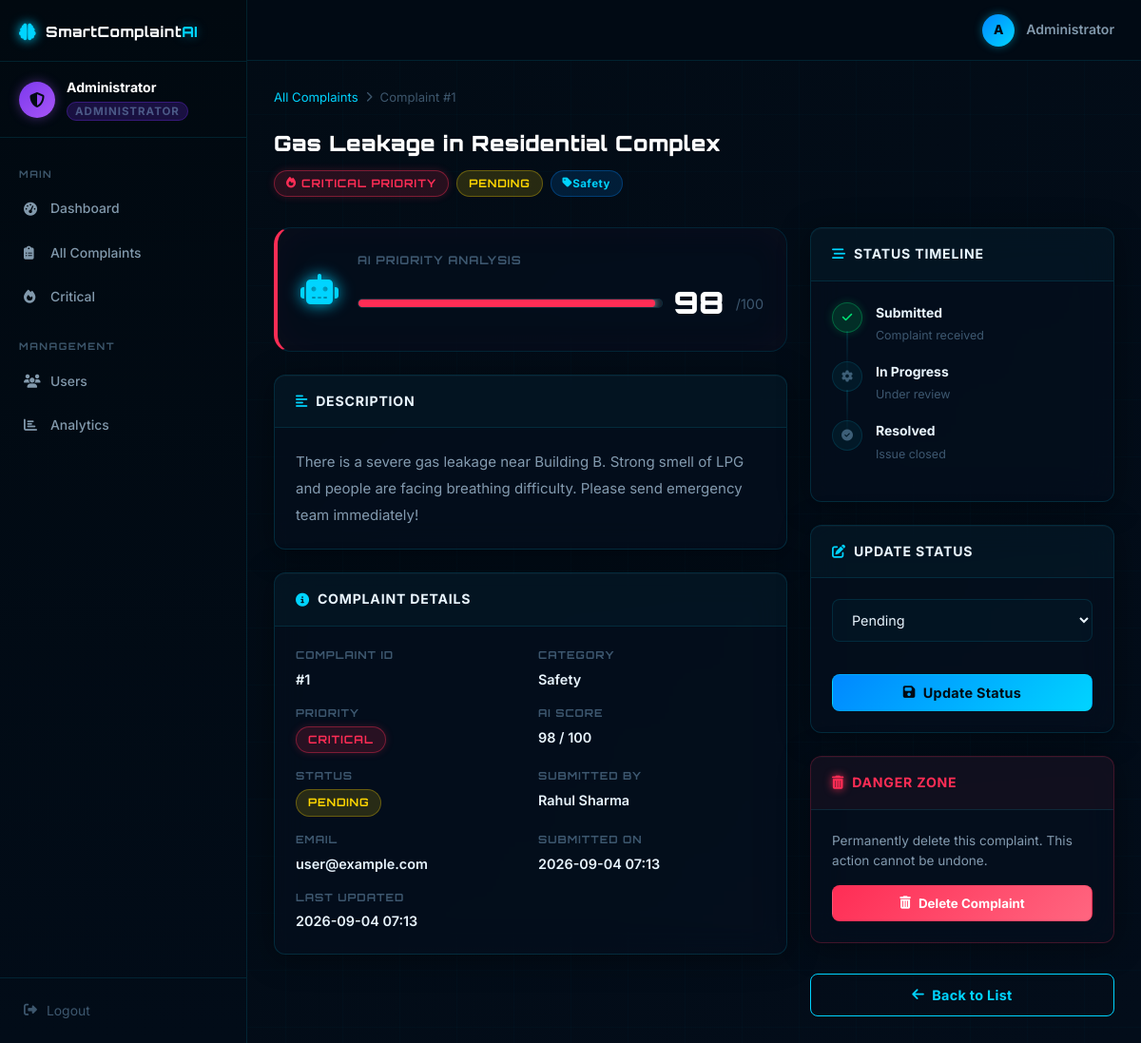
The app's page /admin/complaint/1 (signed in) with its own data.
### tables this page shows
CREATE TABLE complaints (
            id             INTEGER PRIMARY KEY AUTOINCREMENT,
            user_id        INTEGER NOT NULL,
            title          TEXT    NOT NULL,
            description    TEXT    NOT NULL,
            category       TEXT    NOT NULL,
            priority       TEXT    NOT NULL DEFAULT 'Low',
            priority_score INTEGER NOT NULL DEFAULT 0,
            status         TEXT    NOT NULL DEFAULT 'Pending',
            created_at     TEXT    NOT NULL DEFAULT (datetime('now')),
            updated_at     TEXT    NOT NULL DEFAULT (datetime('now')),
            FOREIGN KEY (user_id) REFERENCES users(id)
        );

CREATE TABLE users (
            id          INTEGER PRIMARY KEY AUTOINCREMENT,
            name        TEXT    NOT NULL,
            email       TEXT    NOT NULL UNIQUE,
            password    TEXT    NOT NULL,
            role        TEXT    NOT NULL DEFAULT 'user',
            created_at  TEXT    NOT NULL DEFAULT (datetime('now'))
        );

### app.py (the view)
@app.route('/admin/complaint/<int:complaint_id>')
@admin_required
def admin_complaint_details(complaint_id):
    complaint = get_complaint_by_id(complaint_id)
    if not complaint:
        flash('Complaint not found.', 'danger')
        return redirect(url_for('admin_complaints'))
    return render_template('complaint_details.html', complaint=complaint, is_admin=True, statuses=VALID_STATUSES)

### app.py (called while the page is built)
def admin_required(f):
    @wraps(f)
    def decorated(*args, **kwargs):
        if 'user_id' not in session:
            flash('Please log in.', 'warning')
            return redirect(url_for('login'))
        if session.get('role') != 'admin':
            flash('Access denied. Admins only.', 'danger')
            return redirect(url_for('dashboard'))
        return f(*args, **kwargs)
    return decorated

### database.py (called while the page is built)
def get_connection():
    conn = sqlite3.connect(DB_PATH)
    conn.row_factory = sqlite3.Row  # Allows column access by name
    conn.execute("PRAGMA journal_mode=WAL")  # Better concurrency
    return conn

def get_complaint_by_id(complaint_id):
    conn = get_connection()
    cursor = conn.cursor()
    cursor.execute("""
        SELECT c.*, u.name as user_name, u.email as user_email
        FROM complaints c
        JOIN users u ON c.user_id = u.id
        WHERE c.id = ?
    """, (complaint_id,))
    complaint = cursor.fetchone()
    conn.close()
    return complaint

### templates/complaint_details.html (shortened to what this page needs)
<!DOCTYPE html>
<html lang="en">
<head>
  <link rel="stylesheet" href="{{ url_for('static', filename='css/style.css') }}"/>
  <link rel="stylesheet" href="https://cdnjs.cloudflare.com/ajax/libs/font-awesome/6.5.0/css/all.min.css"/>
</head>
<body class="app-body">
  {% if is_admin %}
    {% include 'partials/_sidebar_admin.html' %}
  {% else %}
    {% include 'partials/_sidebar_user.html' %}
  {% endif %}
  <main class="app-main">
    <header class="app-topbar">
      <div class="topbar-right">
        <div class="user-avatar-small">{{ session.user_name[0].upper() }}</div>
        <span class="topbar-name">{{ session.user_name }}</span>
      </div>
    </header>
    <div class="page-content">
      <div class="breadcrumb">
        {% if is_admin %}
          <a href="{{ url_for('admin_complaints') }}">All Complaints</a>
        {% else %}
          <a href="{{ url_for('my_complaints') }}">My Complaints</a>
        {% endif %}
        <i class="fas fa-chevron-right"></i>
        <span>Complaint #{{ complaint.id }}</span>
      </div>
      <div class="page-header">
        <div>
          <h1 class="page-title">{{ complaint.title }}</h1>
          <div class="detail-badges">
            <span class="priority-badge priority-{{ complaint.priority.lower() }}">
              <i class="fas fa-{{ 'fire' if complaint.priority == 'Critical' else 'exclamation-triangle' if complaint.priority == 'High' else 'minus-circle' if complaint.priority == 'Medium' else 'info-circle' }}"></i>
              {{ complaint.priority }} Priority
            </span>
            <span class="status-badge status-{{ complaint.status.lower().replace(' ','-') }}">{{ complaint.status }}</span>
            <span class="cat-badge"><i class="fas fa-tag"></i> {{ complaint.category }}</span>
          </div>
        </div>
      </div>
      <div class="detail-layout">
        <div class="detail-main">
          <div class="card score-card score-card-{{ complaint.priority.lower() }}">
            <div class="score-card-body">
              <div class="score-icon"><i class="fas fa-robot"></i></div>
              <div class="score-details">
                <h4>AI Priority Analysis</h4>
                <div class="score-big">
                  <div class="score-bar-big">
                    <div class="score-fill-big priority-bg-{{ complaint.priority.lower() }}"
                         style="width:{{ complaint.priority_score }}%"
                         data-score="{{ complaint.priority_score }}"></div>
                  </div>
                  <span class="score-num-big">{{ complaint.priority_score }}</span>
                  <span class="score-total">/100</span>
                </div>
              </div>
            </div>
          </div>
          <div class="card">
            <div class="card-header"><h3><i class="fas fa-align-left"></i> Description</h3></div>
            <div class="card-body">
              <p class="complaint-description">{{ complaint.description }}</p>
            </div>
          </div>
          <div class="card">
            <div class="card-header"><h3><i class="fas fa-info-circle"></i> Complaint Details</h3></div>
            <div class="card-body">
              <div class="detail-grid">
                <div class="detail-item">
                  <label>Complaint ID</label>
                  <value>#{{ complaint.id }}</value>
                </div>
                <div class="detail-item">
                  <label>Category</label>
                  <value>{{ complaint.category }}</value>
                </div>
                <div class="detail-item">
                  <label>Priority</label>
                  <value><span class="priority-badge priority-{{ complaint.priority.lower() }}">{{ complaint.priority }}</span></value>
                </div>
                <div class="detail-item">
                  <label>AI Score</label>
                  <value>{{ complaint.priority_score }} / 100</value>
                </div>
                <div class="detail-item">
                  <label>Status</label>
                  <value><span class="status-badge status-{{ complaint.status.lower().replace(' ','-') }}">{{ complaint.status }}</span></value>
                </div>
                <div class="detail-item">
                  <label>Submitted By</label>
                  <value>{{ complaint.user_name }}</value>
                </div>
                <div class="detail-item">
                  <label>Email</label>
                  <value>{{ complaint.user_email }}</value>
                </div>
                <div class="detail-item">
                  <label>Submitted On</label>
                  <value>{{ complaint.created_at[:16].replace('T', ' ') }}</value>
                </div>
                <div class="detail-item">
                  <label>Last Updated</label>
                  <value>{{ complaint.updated_at[:16].replace('T', ' ') }}</value>
                </div>
              </div>
            </div>
          </div>
        </div>
        <div class="detail-sidebar">
          <div class="card">
            <div class="card-header"><h3><i class="fas fa-stream"></i> Status Timeline</h3></div>
            <div class="card-body">
              <div class="timeline">
                <div class="tl-item {{ 'done' if complaint.status in ['Pending','In Progress','Resolved','Rejected'] }}">
                  <div class="tl-dot"><i class="fas fa-check"></i></div>
                  <div class="tl-content"><strong>Submitted</strong><small>Complaint received</small></div>
                </div>
                <div class="tl-item {{ 'done' if complaint.status in ['In Progress','Resolved'] }} {{ 'rejected' if complaint.status == 'Rejected' }}">
                  <div class="tl-dot"><i class="fas fa-{{ 'times' if complaint.status == 'Rejected' else 'cog' }}"></i></div>
                  <div class="tl-content"><strong>{{ 'Rejected' if complaint.status == 'Rejected' else 'In Progress' }}</strong><small>Under review</small></div>
                </div>
                <div class="tl-item {{ 'done' if complaint.status == 'Resolved' }}">
                  <div class="tl-dot"><i class="fas fa-check-circle"></i></div>
                  <div class="tl-content"><strong>Resolved</strong><small>Issue closed</small></div>
                </div>
              </div>
            </div>
          </div>
          {% if is_admin %}
          <div class="card">
            <div class="card-header"><h3><i class="fas fa-edit"></i> Update Status</h3></div>
            <div class="card-body">
              <form method="POST" action="{{ url_for('admin_update_status', complaint_id=complaint.id) }}">
                <div class="form-group">
                  <select name="status" class="status-select">
                    {% for s in statuses %}
                      <option value="{{ s }}" {{ 'selected' if complaint.status == s }}>{{ s }}</option>
                    {% endfor %}
                  </select>
                </div>
                <button type="submit" class="btn-primary btn-full">
                  <i class="fas fa-save"></i> Update Status
                </button>
              </form>
            </div>
          </div>
          <div class="card danger-card">
            <div class="card-header"><h3><i class="fas fa-trash-alt"></i> Danger Zone</h3></div>
            <div class="card-body">
              <p>Permanently delete this complaint. This action cannot be undone.</p>
              <form method="POST" action="{{ url_for('admin_delete_complaint', complaint_id=complaint.id) }}"
                    onsubmit="return confirm('Are you sure you want to delete complaint #{{ complaint.id }}? This cannot be undone.')">
                <button type="submit" class="btn-danger btn-full">
                  <i class="fas fa-trash-alt"></i> Delete Complaint
                </button>
              </form>
            </div>
          </div>
          {% endif %}
          <a href="{{ url_for('admin_complaints') if is_admin else url_for('my_complaints') }}" class="btn-outline btn-full">
            <i class="fas fa-arrow-left"></i> Back to List
          </a>
        </div>
      </div>
    </div>
  </main>
</body>
</html>

### records on screen
complaints: id "1", title "Gas Leakage in Residential Complex", priority "CRITICAL", status "PENDING", category "Safety", priority_score "98", description "There is a severe gas leakage near Building B. Strong smell of LPG and people are facing breathing difficulty. Please send emergency team immediately!", created_at "2026-09-04 07:13", updated_at "2026-09-04 07:13", status "In Progress"
users: user_name "Rahul Sharma", user_email "user@example.com"

### other values on screen
{{ session.user_name }} "Administrator"
{{ session.user_name[0].upper() }} "A"
form field status "Pending"
